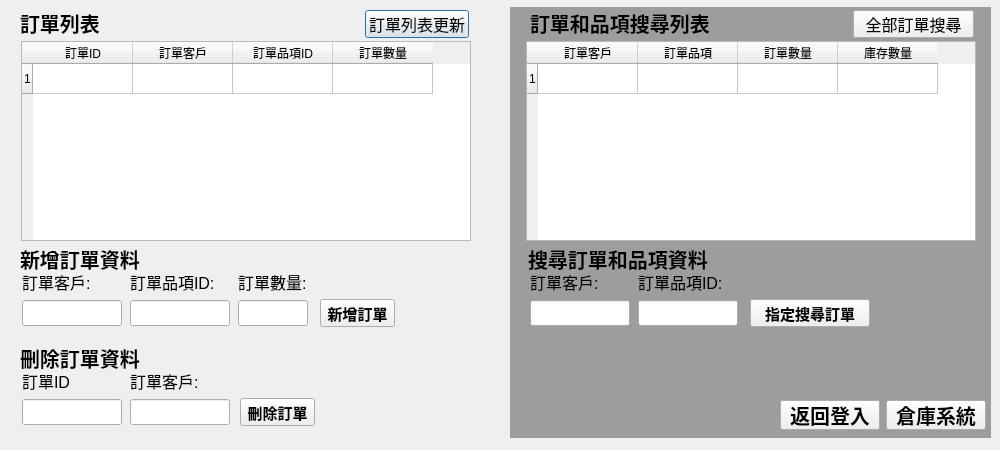
<?xml version="1.0" encoding="UTF-8"?>
<ui version="4.0">
 <class>Dialog_4</class>
 <widget class="QDialog" name="Dialog_4">
  <property name="geometry">
   <rect>
    <x>0</x>
    <y>0</y>
    <width>1000</width>
    <height>450</height>
   </rect>
  </property>
  <property name="windowTitle">
   <string>Dialog</string>
  </property>
  <widget class="QTableWidget" name="tableWidget">
   <property name="geometry">
    <rect>
     <x>21</x>
     <y>41</y>
     <width>450</width>
     <height>200</height>
    </rect>
   </property>
   <property name="minimumSize">
    <size>
     <width>450</width>
     <height>200</height>
    </size>
   </property>
   <property name="maximumSize">
    <size>
     <width>450</width>
     <height>200</height>
    </size>
   </property>
   <row>
    <property name="text">
     <string>1</string>
    </property>
   </row>
   <column>
    <property name="text">
     <string>訂單ID</string>
    </property>
   </column>
   <column>
    <property name="text">
     <string>訂單客戶</string>
    </property>
   </column>
   <column>
    <property name="text">
     <string>訂單品項ID</string>
    </property>
   </column>
   <column>
    <property name="text">
     <string>訂單數量</string>
    </property>
   </column>
  </widget>
  <widget class="QTableWidget" name="tableWidget_2">
   <property name="geometry">
    <rect>
     <x>526</x>
     <y>41</y>
     <width>450</width>
     <height>200</height>
    </rect>
   </property>
   <property name="minimumSize">
    <size>
     <width>450</width>
     <height>200</height>
    </size>
   </property>
   <property name="maximumSize">
    <size>
     <width>450</width>
     <height>200</height>
    </size>
   </property>
   <row>
    <property name="text">
     <string>1</string>
    </property>
   </row>
   <column>
    <property name="text">
     <string>訂單客戶</string>
    </property>
   </column>
   <column>
    <property name="text">
     <string>訂單品項</string>
    </property>
   </column>
   <column>
    <property name="text">
     <string>訂單數量</string>
    </property>
   </column>
   <column>
    <property name="text">
     <string>庫存數量</string>
    </property>
   </column>
  </widget>
  <widget class="QLabel" name="label_22">
   <property name="geometry">
    <rect>
     <x>20</x>
     <y>10</y>
     <width>120</width>
     <height>25</height>
    </rect>
   </property>
   <property name="font">
    <font>
     <pointsize>15</pointsize>
     <bold>true</bold>
    </font>
   </property>
   <property name="text">
    <string>訂單列表</string>
   </property>
  </widget>
  <widget class="QLabel" name="label_23">
   <property name="geometry">
    <rect>
     <x>530</x>
     <y>10</y>
     <width>191</width>
     <height>25</height>
    </rect>
   </property>
   <property name="font">
    <font>
     <pointsize>15</pointsize>
     <bold>true</bold>
    </font>
   </property>
   <property name="text">
    <string>訂單和品項搜尋列表</string>
   </property>
  </widget>
  <widget class="QPushButton" name="pushButton_search_all_order">
   <property name="geometry">
    <rect>
     <x>365</x>
     <y>10</y>
     <width>104</width>
     <height>28</height>
    </rect>
   </property>
   <property name="maximumSize">
    <size>
     <width>120</width>
     <height>30</height>
    </size>
   </property>
   <property name="font">
    <font>
     <pointsize>12</pointsize>
    </font>
   </property>
   <property name="text">
    <string>訂單列表更新</string>
   </property>
  </widget>
  <widget class="QLabel" name="label_7">
   <property name="geometry">
    <rect>
     <x>238</x>
     <y>269</y>
     <width>71</width>
     <height>25</height>
    </rect>
   </property>
   <property name="font">
    <font>
     <pointsize>12</pointsize>
    </font>
   </property>
   <property name="text">
    <string>訂單數量:</string>
   </property>
  </widget>
  <widget class="QLabel" name="label_5">
   <property name="geometry">
    <rect>
     <x>130</x>
     <y>269</y>
     <width>101</width>
     <height>25</height>
    </rect>
   </property>
   <property name="font">
    <font>
     <pointsize>12</pointsize>
    </font>
   </property>
   <property name="text">
    <string>訂單品項ID:</string>
   </property>
  </widget>
  <widget class="QLabel" name="label_2">
   <property name="geometry">
    <rect>
     <x>20</x>
     <y>246</y>
     <width>120</width>
     <height>25</height>
    </rect>
   </property>
   <property name="font">
    <font>
     <pointsize>15</pointsize>
     <bold>true</bold>
    </font>
   </property>
   <property name="text">
    <string>新增訂單資料</string>
   </property>
  </widget>
  <widget class="QLineEdit" name="lineEdit_new_order_name">
   <property name="geometry">
    <rect>
     <x>22</x>
     <y>300</y>
     <width>100</width>
     <height>26</height>
    </rect>
   </property>
   <property name="maximumSize">
    <size>
     <width>100</width>
     <height>30</height>
    </size>
   </property>
   <property name="baseSize">
    <size>
     <width>0</width>
     <height>0</height>
    </size>
   </property>
   <property name="font">
    <font>
     <pointsize>12</pointsize>
    </font>
   </property>
  </widget>
  <widget class="QLineEdit" name="lineEdit_new_order_item_id">
   <property name="geometry">
    <rect>
     <x>130</x>
     <y>300</y>
     <width>100</width>
     <height>26</height>
    </rect>
   </property>
   <property name="maximumSize">
    <size>
     <width>100</width>
     <height>30</height>
    </size>
   </property>
   <property name="font">
    <font>
     <pointsize>12</pointsize>
    </font>
   </property>
  </widget>
  <widget class="QLineEdit" name="lineEdit_new_order_amount">
   <property name="geometry">
    <rect>
     <x>238</x>
     <y>300</y>
     <width>70</width>
     <height>26</height>
    </rect>
   </property>
   <property name="maximumSize">
    <size>
     <width>70</width>
     <height>30</height>
    </size>
   </property>
   <property name="font">
    <font>
     <pointsize>12</pointsize>
    </font>
   </property>
  </widget>
  <widget class="QLabel" name="label_4">
   <property name="geometry">
    <rect>
     <x>22</x>
     <y>269</y>
     <width>71</width>
     <height>25</height>
    </rect>
   </property>
   <property name="font">
    <font>
     <pointsize>12</pointsize>
    </font>
   </property>
   <property name="text">
    <string>訂單客戶:</string>
   </property>
  </widget>
  <widget class="QPushButton" name="pushButton_new_order">
   <property name="geometry">
    <rect>
     <x>320</x>
     <y>299</y>
     <width>75</width>
     <height>28</height>
    </rect>
   </property>
   <property name="maximumSize">
    <size>
     <width>100</width>
     <height>30</height>
    </size>
   </property>
   <property name="font">
    <font>
     <family>Microsoft JhengHei UI</family>
     <pointsize>11</pointsize>
     <bold>true</bold>
    </font>
   </property>
   <property name="text">
    <string>新增訂單</string>
   </property>
  </widget>
  <widget class="QLabel" name="label_6">
   <property name="geometry">
    <rect>
     <x>22</x>
     <y>368</y>
     <width>71</width>
     <height>25</height>
    </rect>
   </property>
   <property name="font">
    <font>
     <pointsize>12</pointsize>
    </font>
   </property>
   <property name="text">
    <string>訂單ID</string>
   </property>
  </widget>
  <widget class="QLineEdit" name="lineEdit_del_order_name">
   <property name="geometry">
    <rect>
     <x>130</x>
     <y>399</y>
     <width>100</width>
     <height>26</height>
    </rect>
   </property>
   <property name="maximumSize">
    <size>
     <width>100</width>
     <height>30</height>
    </size>
   </property>
   <property name="font">
    <font>
     <pointsize>12</pointsize>
    </font>
   </property>
  </widget>
  <widget class="QLabel" name="label_3">
   <property name="geometry">
    <rect>
     <x>20</x>
     <y>345</y>
     <width>120</width>
     <height>25</height>
    </rect>
   </property>
   <property name="font">
    <font>
     <pointsize>15</pointsize>
     <bold>true</bold>
    </font>
   </property>
   <property name="text">
    <string>刪除訂單資料</string>
   </property>
  </widget>
  <widget class="QLabel" name="label_8">
   <property name="geometry">
    <rect>
     <x>130</x>
     <y>368</y>
     <width>101</width>
     <height>25</height>
    </rect>
   </property>
   <property name="font">
    <font>
     <pointsize>12</pointsize>
    </font>
   </property>
   <property name="text">
    <string>訂單客戶:</string>
   </property>
  </widget>
  <widget class="QPushButton" name="pushButton_del_order">
   <property name="geometry">
    <rect>
     <x>240</x>
     <y>398</y>
     <width>75</width>
     <height>28</height>
    </rect>
   </property>
   <property name="maximumSize">
    <size>
     <width>100</width>
     <height>30</height>
    </size>
   </property>
   <property name="font">
    <font>
     <family>Microsoft JhengHei UI</family>
     <pointsize>11</pointsize>
     <bold>true</bold>
    </font>
   </property>
   <property name="text">
    <string>刪除訂單</string>
   </property>
  </widget>
  <widget class="QLineEdit" name="lineEdit_del_order_id">
   <property name="geometry">
    <rect>
     <x>22</x>
     <y>399</y>
     <width>100</width>
     <height>26</height>
    </rect>
   </property>
   <property name="maximumSize">
    <size>
     <width>100</width>
     <height>30</height>
    </size>
   </property>
   <property name="baseSize">
    <size>
     <width>0</width>
     <height>0</height>
    </size>
   </property>
   <property name="font">
    <font>
     <pointsize>12</pointsize>
    </font>
   </property>
  </widget>
  <widget class="QLabel" name="label_9">
   <property name="geometry">
    <rect>
     <x>530</x>
     <y>269</y>
     <width>71</width>
     <height>25</height>
    </rect>
   </property>
   <property name="font">
    <font>
     <pointsize>12</pointsize>
    </font>
   </property>
   <property name="text">
    <string>訂單客戶:</string>
   </property>
  </widget>
  <widget class="QLineEdit" name="lineEdit_search_order_id">
   <property name="geometry">
    <rect>
     <x>638</x>
     <y>300</y>
     <width>100</width>
     <height>26</height>
    </rect>
   </property>
   <property name="maximumSize">
    <size>
     <width>100</width>
     <height>30</height>
    </size>
   </property>
   <property name="font">
    <font>
     <pointsize>12</pointsize>
    </font>
   </property>
  </widget>
  <widget class="QLabel" name="label_10">
   <property name="geometry">
    <rect>
     <x>528</x>
     <y>246</y>
     <width>191</width>
     <height>25</height>
    </rect>
   </property>
   <property name="font">
    <font>
     <pointsize>15</pointsize>
     <bold>true</bold>
    </font>
   </property>
   <property name="text">
    <string>搜尋訂單和品項資料</string>
   </property>
  </widget>
  <widget class="QLabel" name="label_11">
   <property name="geometry">
    <rect>
     <x>638</x>
     <y>269</y>
     <width>101</width>
     <height>25</height>
    </rect>
   </property>
   <property name="font">
    <font>
     <pointsize>12</pointsize>
    </font>
   </property>
   <property name="text">
    <string>訂單品項ID:</string>
   </property>
  </widget>
  <widget class="QPushButton" name="pushButton_search_special_order">
   <property name="geometry">
    <rect>
     <x>750</x>
     <y>299</y>
     <width>120</width>
     <height>28</height>
    </rect>
   </property>
   <property name="maximumSize">
    <size>
     <width>120</width>
     <height>30</height>
    </size>
   </property>
   <property name="font">
    <font>
     <family>Microsoft JhengHei UI</family>
     <pointsize>11</pointsize>
     <bold>true</bold>
    </font>
   </property>
   <property name="text">
    <string>指定搜尋訂單</string>
   </property>
  </widget>
  <widget class="QLineEdit" name="lineEdit_search_order_name">
   <property name="geometry">
    <rect>
     <x>530</x>
     <y>300</y>
     <width>100</width>
     <height>26</height>
    </rect>
   </property>
   <property name="maximumSize">
    <size>
     <width>100</width>
     <height>30</height>
    </size>
   </property>
   <property name="baseSize">
    <size>
     <width>0</width>
     <height>0</height>
    </size>
   </property>
   <property name="font">
    <font>
     <pointsize>12</pointsize>
    </font>
   </property>
  </widget>
  <widget class="QPushButton" name="pushButton_search_all_order_item">
   <property name="geometry">
    <rect>
     <x>853</x>
     <y>10</y>
     <width>121</width>
     <height>28</height>
    </rect>
   </property>
   <property name="maximumSize">
    <size>
     <width>150</width>
     <height>30</height>
    </size>
   </property>
   <property name="font">
    <font>
     <pointsize>12</pointsize>
    </font>
   </property>
   <property name="text">
    <string>全部訂單搜尋</string>
   </property>
  </widget>
  <widget class="QLabel" name="label_21">
   <property name="geometry">
    <rect>
     <x>510</x>
     <y>7</y>
     <width>481</width>
     <height>431</height>
    </rect>
   </property>
   <property name="font">
    <font>
     <pointsize>15</pointsize>
     <bold>true</bold>
    </font>
   </property>
   <property name="styleSheet">
    <string notr="true">background:#9D9D9D</string>
   </property>
   <property name="frameShape">
    <enum>QFrame::NoFrame</enum>
   </property>
   <property name="frameShadow">
    <enum>QFrame::Plain</enum>
   </property>
   <property name="lineWidth">
    <number>1</number>
   </property>
   <property name="text">
    <string/>
   </property>
   <property name="wordWrap">
    <bool>false</bool>
   </property>
  </widget>
  <widget class="QPushButton" name="pushButton_goto_warehouse">
   <property name="geometry">
    <rect>
     <x>886</x>
     <y>400</y>
     <width>100</width>
     <height>30</height>
    </rect>
   </property>
   <property name="minimumSize">
    <size>
     <width>100</width>
     <height>30</height>
    </size>
   </property>
   <property name="maximumSize">
    <size>
     <width>100</width>
     <height>30</height>
    </size>
   </property>
   <property name="font">
    <font>
     <pointsize>15</pointsize>
     <bold>true</bold>
    </font>
   </property>
   <property name="text">
    <string>倉庫系統</string>
   </property>
  </widget>
  <widget class="QPushButton" name="pushButton_return_login">
   <property name="geometry">
    <rect>
     <x>780</x>
     <y>400</y>
     <width>100</width>
     <height>30</height>
    </rect>
   </property>
   <property name="minimumSize">
    <size>
     <width>100</width>
     <height>30</height>
    </size>
   </property>
   <property name="maximumSize">
    <size>
     <width>100</width>
     <height>30</height>
    </size>
   </property>
   <property name="font">
    <font>
     <pointsize>15</pointsize>
     <bold>true</bold>
    </font>
   </property>
   <property name="text">
    <string>返回登入</string>
   </property>
  </widget>
  <zorder>label_21</zorder>
  <zorder>tableWidget</zorder>
  <zorder>tableWidget_2</zorder>
  <zorder>label_22</zorder>
  <zorder>label_23</zorder>
  <zorder>pushButton_search_all_order</zorder>
  <zorder>label_7</zorder>
  <zorder>label_5</zorder>
  <zorder>label_2</zorder>
  <zorder>lineEdit_new_order_name</zorder>
  <zorder>lineEdit_new_order_item_id</zorder>
  <zorder>lineEdit_new_order_amount</zorder>
  <zorder>label_4</zorder>
  <zorder>pushButton_new_order</zorder>
  <zorder>label_6</zorder>
  <zorder>lineEdit_del_order_name</zorder>
  <zorder>label_3</zorder>
  <zorder>label_8</zorder>
  <zorder>pushButton_del_order</zorder>
  <zorder>lineEdit_del_order_id</zorder>
  <zorder>label_9</zorder>
  <zorder>lineEdit_search_order_id</zorder>
  <zorder>label_10</zorder>
  <zorder>label_11</zorder>
  <zorder>pushButton_search_special_order</zorder>
  <zorder>lineEdit_search_order_name</zorder>
  <zorder>pushButton_search_all_order_item</zorder>
  <zorder>pushButton_goto_warehouse</zorder>
  <zorder>pushButton_return_login</zorder>
 </widget>
 <tabstops>
  <tabstop>lineEdit_new_order_name</tabstop>
  <tabstop>lineEdit_new_order_item_id</tabstop>
  <tabstop>lineEdit_new_order_amount</tabstop>
  <tabstop>pushButton_new_order</tabstop>
  <tabstop>lineEdit_del_order_id</tabstop>
  <tabstop>lineEdit_del_order_name</tabstop>
  <tabstop>pushButton_del_order</tabstop>
  <tabstop>lineEdit_search_order_name</tabstop>
  <tabstop>lineEdit_search_order_id</tabstop>
  <tabstop>pushButton_search_special_order</tabstop>
  <tabstop>pushButton_search_all_order</tabstop>
  <tabstop>pushButton_search_all_order_item</tabstop>
  <tabstop>pushButton_return_login</tabstop>
  <tabstop>pushButton_goto_warehouse</tabstop>
  <tabstop>tableWidget</tabstop>
  <tabstop>tableWidget_2</tabstop>
 </tabstops>
 <resources/>
 <connections/>
</ui>
